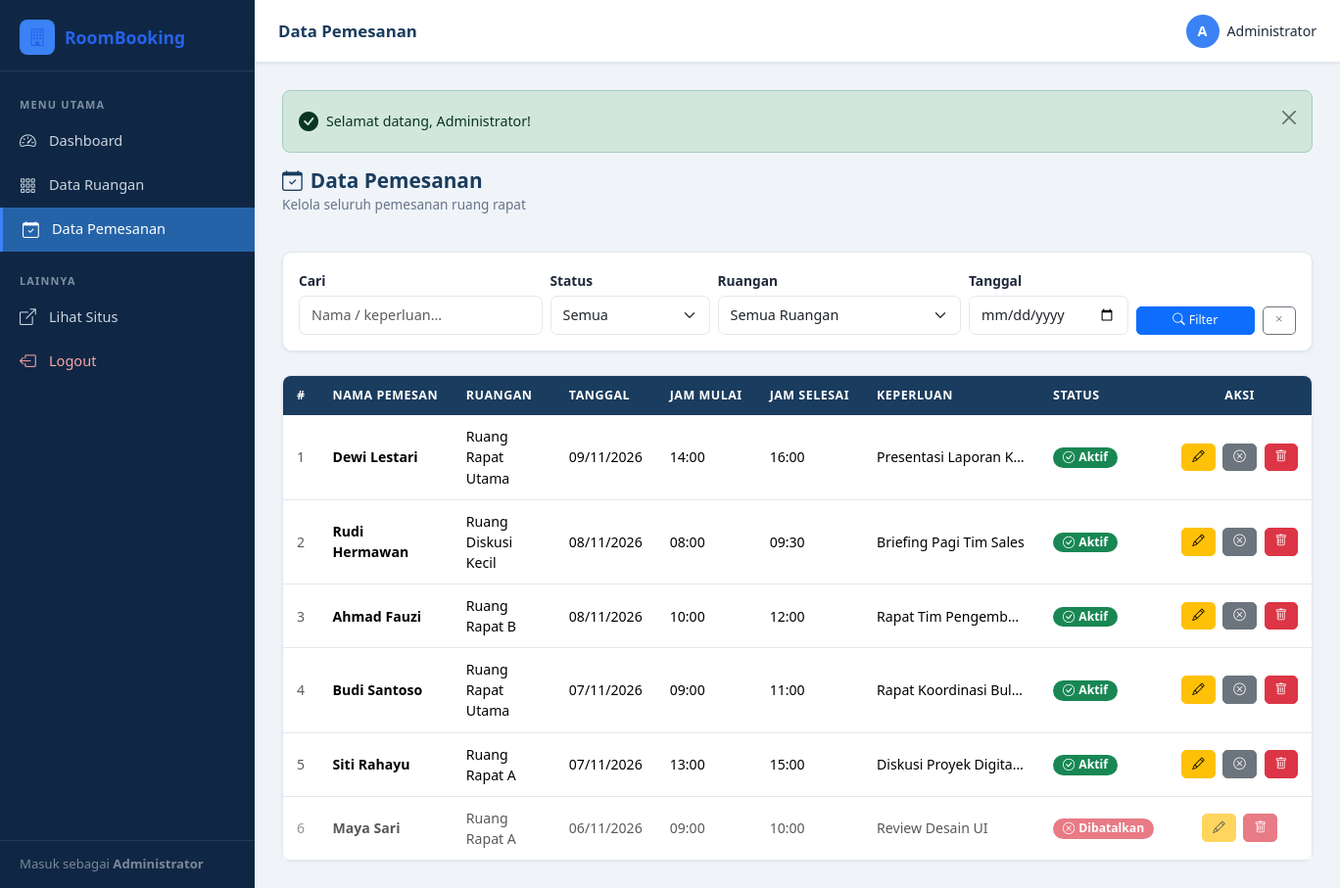
The app's page /admin/bookings.php (signed in) with its own data.
### tables this page shows
CREATE TABLE IF NOT EXISTS `bookings` (
  `id`           INT UNSIGNED     NOT NULL AUTO_INCREMENT,
  `room_id`      INT UNSIGNED     NOT NULL,
  `booker_name`  VARCHAR(100)     NOT NULL,
  `booking_date` DATE             NOT NULL,
  `start_time`   TIME             NOT NULL,
  `end_time`     TIME             NOT NULL,
  `purpose`      TEXT             NOT NULL,
  `status`       ENUM('active','cancelled') NOT NULL DEFAULT 'active',
  `created_at`   DATETIME         NOT NULL DEFAULT CURRENT_TIMESTAMP,
  `updated_at`   DATETIME         NOT NULL DEFAULT CURRENT_TIMESTAMP ON UPDATE CURRENT_TIMESTAMP,
  PRIMARY KEY (`id`),
  CONSTRAINT `fk_bookings_room`
    FOREIGN KEY (`room_id`) REFERENCES `rooms` (`id`)
    ON DELETE CASCADE ON UPDATE CASCADE
);

CREATE TABLE IF NOT EXISTS `rooms` (
  `id`          INT UNSIGNED     NOT NULL AUTO_INCREMENT,
  `name`        VARCHAR(100)     NOT NULL,
  `capacity`    INT UNSIGNED     NOT NULL,
  `facilities`  TEXT             NULL,
  `description` TEXT             NULL,
  `status`      ENUM('available','unavailable') NOT NULL DEFAULT 'available',
  `created_at`  DATETIME         NOT NULL DEFAULT CURRENT_TIMESTAMP,
  `updated_at`  DATETIME         NOT NULL DEFAULT CURRENT_TIMESTAMP ON UPDATE CURRENT_TIMESTAMP,
  PRIMARY KEY (`id`)
);

### admin/bookings.php (the view, shortened to what this page needs)
<?php
require_once __DIR__ . '/../includes/config.php';
require_once __DIR__ . '/../includes/functions.php';
require_once __DIR__ . '/includes/admin_header.php';
$flash = getFlash();
$filterDate   = $_GET['date']   ?? '';
$search       = $_GET['q']      ?? '';
$sql = "SELECT b.*, r.name AS room_name
        FROM bookings b JOIN rooms r ON b.room_id=r.id
        WHERE 1=1";
$sql .= " ORDER BY b.booking_date DESC, b.start_time ASC";
$stmt = $conn->prepare($sql);
$stmt->execute();
$bookings = $stmt->get_result();
?>
<?= $flash ?>
<div class="page-header">
  <div>
    <h1 class="page-title"><i class="bi bi-calendar-check me-2"></i>Data Pemesanan</h1>
    <p class="page-subtitle">Kelola seluruh pemesanan ruang rapat</p>
  </div>
</div>
<div class="card mb-4">
  <div class="card-body py-3">
    <form method="GET" class="row g-2 align-items-end">
      <div class="col-sm-3">
        <label class="form-label small mb-1">Cari</label>
        <input type="text" class="form-control form-control-sm" name="q"
               value="<?= e($search) ?>" placeholder="Nama / keperluan...">
      </div>
      <div class="col-sm-2">
        <label class="form-label small mb-1">Status</label>
        <select class="form-select form-select-sm" name="status">
          <option value="">Semua</option>
        </select>
      </div>
      <div class="col-sm-3">
        <label class="form-label small mb-1">Ruangan</label>
        <select class="form-select form-select-sm" name="room">
          <option value="">Semua Ruangan</option>
        </select>
      </div>
      <div class="col-sm-2">
        <label class="form-label small mb-1">Tanggal</label>
        <input type="date" class="form-control form-control-sm" name="date"
               value="<?= e($filterDate) ?>">
      </div>
      <div class="col-sm-2 d-flex gap-2">
        <button type="submit" class="btn btn-primary btn-sm flex-fill">
          <i class="bi bi-search me-1"></i>Filter
        </button>
        <a href="/roombooking/admin/bookings.php" class="btn btn-outline-secondary btn-sm">
          <i class="bi bi-x"></i>
        </a>
      </div>
    </form>
  </div>
</div>
<div class="card">
  <div class="card-body p-0">
    <?php if ($bookings->num_rows > 0): ?>
    <div class="table-responsive">
      <table class="table table-roombooking mb-0">
        <thead>
          <tr>
            <th>#</th>
            <th>Nama Pemesan</th>
            <th>Ruangan</th>
            <th>Tanggal</th>
            <th>Jam Mulai</th>
            <th>Jam Selesai</th>
            <th>Keperluan</th>
            <th>Status</th>
            <th class="text-center">Aksi</th>
          </tr>
        </thead>
        <tbody>
          <?php $no = 1; while ($b = $bookings->fetch_assoc()): ?>
          <tr data-status="<?= e($b['status']) ?>">
            <td class="text-muted"><?= $no++ ?></td>
            <td class="fw-semibold"><?= e($b['booker_name']) ?></td>
            <td><?= e($b['room_name']) ?></td>
            <td><?= formatDate($b['booking_date']) ?></td>
            <td><?= formatTime($b['start_time']) ?></td>
            <td><?= formatTime($b['end_time']) ?></td>
            <td style="max-width:180px;">
              <span style="display:block;overflow:hidden;text-overflow:ellipsis;white-space:nowrap;"
                    title="<?= e($b['purpose']) ?>">
                <?= e($b['purpose']) ?>
              </span>
            </td>
            <td><?= statusBadge($b['status']) ?></td>
            <td class="text-center" style="white-space:nowrap;">
              <a href="/roombooking/admin/edit-booking.php?id=<?= $b['id'] ?>"
                 class="btn btn-warning btn-sm me-1">
                <i class="bi bi-pencil"></i>
              </a>
              <?php if ($b['status'] === 'active'): ?>
              <a href="/roombooking/admin/process/cancel-booking.php?id=<?= $b['id'] ?>"
                 class="btn btn-secondary btn-sm me-1"
                 data-confirm="Yakin ingin membatalkan pemesanan ini?">
                <i class="bi bi-x-circle"></i>
              </a>
              <?php endif; ?>
              <a href="/roombooking/admin/process/delete-booking.php?id=<?= $b['id'] ?>"
                 class="btn btn-danger btn-sm"
                 data-confirm="Yakin ingin MENGHAPUS permanen pemesanan ini?">
                <i class="bi bi-trash"></i>
              </a>
            </td>
          </tr>
          <?php endwhile; ?>
        </tbody>
      </table>
    </div>
    <?php endif; ?>
  </div>
</div>
<?php require_once __DIR__ . '/includes/admin_footer.php'; ?>

### includes/functions.php (shortened to what this page needs)
<?php
function e(string $str): string {
    return htmlspecialchars($str, ENT_QUOTES, 'UTF-8');
}
function getFlash(): string {
    $flash = $_SESSION['flash'];
    $icons = [
        'success' => 'bi-check-circle-fill',
        'danger'  => 'bi-x-circle-fill',
        'warning' => 'bi-exclamation-triangle-fill',
        'info'    => 'bi-info-circle-fill',
    ];
    $icon = $icons[$flash['type']] ?? 'bi-info-circle-fill';
    return '<div class="alert alert-' . e($flash['type']) . ' alert-dismissible fade show d-flex align-items-center" role="alert">
              <i class="bi ' . $icon . ' me-2 fs-5"></i>
              <div>' . e($flash['message']) . '</div>
              <button type="button" class="btn-close" data-bs-dismiss="alert"></button>
            </div>';
}
function formatDate(string $date): string {
    return date('d/m/Y', strtotime($date));
}
function formatTime(string $time): string {
    return substr($time, 0, 5);
}
function statusBadge(string $status): string {
    return match($status) {
        'active'    => '<span class="badge bg-success"><i class="bi bi-check-circle me-1"></i>Aktif</span>',
        'cancelled' => '<span class="badge bg-danger"><i class="bi bi-x-circle me-1"></i>Dibatalkan</span>',
        default     => '<span class="badge bg-secondary">' . e($status) . '</span>',
    };
}

### assets/css/style.css (style rules this page uses)
:root { --primary: #1a3c5e; --primary-light: #2563a8; --accent: #3b82f6; --accent-hover: #2563eb; --sidebar-bg: #0f2744; --sidebar-hover: #1e3f6e; --sidebar-active: #2563a8; --sidebar-text: #cbd5e1; --sidebar-width: 260px; --topbar-h: 64px; --bg-page: #f0f4f8; --card-bg: #ffffff; --text-main: #1e293b; --text-muted: #64748b; --border: #e2e8f0; --shadow-sm: 0 1px 3px rgba(0,0,0,.08); --shadow-md: 0 4px 12px rgba(0,0,0,.10); --radius: 10px; }
*, *::before, *::after { box-sizing: border-box; }
body { font-family: 'Segoe UI', system-ui, -apple-system, sans-serif; background: var(--bg-page); color: var(--text-main); min-height: 100vh; margin: 0; }
a { color: var(--accent); text-decoration: none; }
.card { background: var(--card-bg); border: 1px solid var(--border); border-radius: var(--radius); box-shadow: var(--shadow-sm); }
.table-roombooking { font-size: .88rem; border-collapse: separate; border-spacing: 0; }
.table-roombooking thead th { background: var(--primary); color: #fff; font-weight: 600; font-size: .78rem; letter-spacing: .5px; text-transform: uppercase; padding: 11px 14px; border: none; white-space: nowrap; }
.table-roombooking thead th:first-child { border-radius: 8px 0 0 0; }
.table-roombooking thead th:last-child { border-radius: 0 8px 0 0; }
.table-roombooking tbody td { padding: 11px 14px; border-bottom: 1px solid var(--border); vertical-align: middle; }
.table-roombooking tbody tr:last-child td { border-bottom: none; }
.btn-sm { padding: 4px 10px; font-size: .78rem; border-radius: 5px; }
.form-label { font-weight: 600; font-size: .86rem; color: var(--text-main); margin-bottom: 5px; }
.form-control, .form-select { border: 1px solid var(--border); border-radius: 7px; font-size: .9rem; padding: 8px 12px; transition: border-color .2s, box-shadow .2s; }
.page-header { display: flex; align-items: center; justify-content: space-between; margin-bottom: 22px; flex-wrap: wrap; gap: 10px; }
.page-title { font-size: 1.3rem; font-weight: 700; color: var(--primary); margin: 0; }
.page-subtitle { font-size: .85rem; color: var(--text-muted); margin-top: 2px; }
.badge { font-size: .76rem; font-weight: 600; padding: 4px 10px; border-radius: 20px; }
.alert { border-radius: 8px; font-size: .89rem; }

### records on screen
bookings: booker_name "Dewi Lestari", room.name "Ruang Rapat Utama", booking_date "09/11/2026", start_time "14:00", end_time "16:00", purpose "Presentasi Laporan K…", status "Aktif"
bookings: booker_name "Rudi Hermawan", room.name "Ruang Diskusi Kecil", booking_date "08/11/2026", start_time "08:00", end_time "09:30", purpose "Briefing Pagi Tim Sales", status "Aktif"
bookings: booker_name "Ahmad Fauzi", room.name "Ruang Rapat B", booking_date "08/11/2026", start_time "10:00", end_time "12:00", purpose "Rapat Tim Pengemb…", status "Aktif"
bookings: booker_name "Budi Santoso", room.name "Ruang Rapat Utama", booking_date "07/11/2026", start_time "09:00", end_time "11:00", purpose "Rapat Koordinasi Bul…", status "Aktif"
bookings: booker_name "Siti Rahayu", room.name "Ruang Rapat A", booking_date "07/11/2026", start_time "13:00", end_time "15:00", purpose "Diskusi Proyek Digita…", status "Aktif"
bookings: booker_name "Maya Sari", room.name "Ruang Rapat A", booking_date "06/11/2026", start_time "09:00", end_time "10:00", purpose "Review Desain UI", status "Dibatalkan"

### other values on screen
$adminName "Administrator"
$pageTitle "Data Pemesanan"
$adminInitial "A"
$flash['message'] "Selamat datang, Administrator!"
